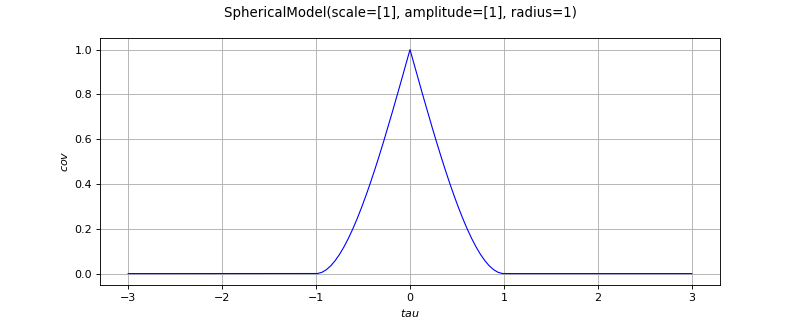

Write Python code to recreate this figure.
import openturns as ot
from matplotlib import pyplot as plt
from openturns.viewer import View
if ot.SphericalModel().__class__.__name__ == 'ExponentialModel':
    covarianceModel = ot.ExponentialModel([0.5], [5.0])
elif ot.SphericalModel().__class__.__name__ == 'GeneralizedExponential':
    covarianceModel = ot.GeneralizedExponential([2.0], [3.0], 1.5)
elif ot.SphericalModel().__class__.__name__ == 'ProductCovarianceModel':
    amplitude = [1.0]
    scale1 = [4.0]
    scale2 = [4.0]
    cov1 = ot.ExponentialModel(scale1, amplitude)
    cov2 = ot.ExponentialModel(scale2, amplitude)
    covarianceModel = ot.ProductCovarianceModel([cov1, cov2])
elif ot.SphericalModel().__class__.__name__ == 'RankMCovarianceModel':
    variance = [1.0, 2.0]
    basis = ot.LinearBasisFactory().build()
    covarianceModel = ot.RankMCovarianceModel(variance, basis)
elif ot.SphericalModel().__class__.__name__ == 'StationaryFunctionalCovarianceModel':
    rho = ot.SymbolicFunction(['tau'], ['exp(-tau)*cos(2*pi_*tau)'])
    covarianceModel = ot.StationaryFunctionalCovarianceModel([1.0], [1.0], rho)
else:
    covarianceModel = ot.SphericalModel()
title = str(covarianceModel)[:100]
if covarianceModel.getInputDimension() == 1:
    scale = covarianceModel.getScale()[0]
    if covarianceModel.isStationary():
        def f(x):
            return [covarianceModel(x)[0, 0]]
        func = ot.PythonFunction(1, 1, f)
        func.setDescription(['$tau$', '$cov$'])
        cov_graph = func.draw(-3.0 * scale, 3.0 * scale, 129)
        cov_graph.setTitle(title)
        fig = plt.figure(figsize=(10, 4))
        cov_axis = fig.add_subplot(111)
        View(cov_graph, figure=fig, axes=[cov_axis], add_legend=False)
    else:
        def f(x):
            return [covarianceModel([x[0]], [x[1]])[0, 0]]
        func = ot.PythonFunction(2, 1, f)
        func.setDescription(['$s$', '$t$', '$cov$'])
        cov_graph = func.draw([-3.0 * scale]*2, [3.0 * scale]*2, [129]*2)
        cov_graph.setTitle(title)
        fig = plt.figure(figsize=(10, 4))
        cov_axis = fig.add_subplot(111)
        View(cov_graph, figure=fig, axes=[cov_axis], add_legend=False, square_axes=True)
elif covarianceModel.getInputDimension() == 2:
    scale = covarianceModel.getScale()
    if covarianceModel.isStationary():
        def f(x):
            return [covarianceModel(x)[0, 0]]
        func = ot.PythonFunction(2, 1, f)
        func.setDescription(['$s$', '$t$', '$cov$'])
        cov_graph = func.draw(-3.0 * scale, 3.0 * scale, [129]*2)
        cov_graph.setTitle(title)
        fig = plt.figure(figsize=(10, 4))
        cov_axis = fig.add_subplot(111)
        View(cov_graph, figure=fig, axes=[cov_axis], add_legend=False, square_axes=True)
